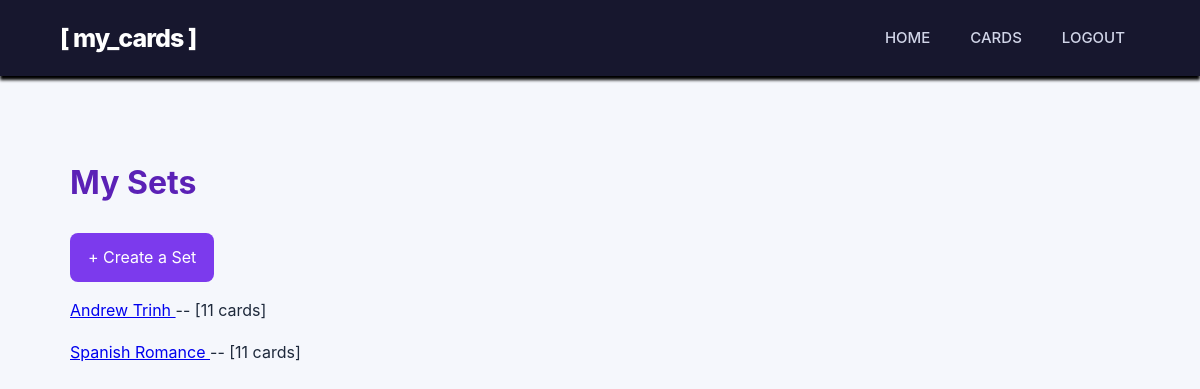
Screenshot of /sets (signed in) with the database file from the repository.
### papo_cito.py (models this page shows)
class CardSet(db.Model):
    __tablename__ = "card_sets"
    id = db.Column(db.Integer, primary_key=True)
    name = db.Column(db.String(100), nullable=False)
    user_id = db.Column(db.Integer, db.ForeignKey("pot_users.id"), nullable=False)
    cards = db.relationship("Card", secondary=card_set_cards, backref=db.backref("sets", lazy="select"))

### papo_cito.py (the view)
@app.route("/sets")
def my_sets():
    if "user_id" not in session:
        return redirect(url_for("login"))
    sets = CardSet.query.filter_by(
            user_id=session["user_id"]
            ).order_by(CardSet.id.asc()).all()
    return render_template("sets.html", sets=sets)

### templates/sets.html (shortened to what this page needs)
{% extends "base.html" %}
{% block content %}
<div class="cards-page">
	<h1>My Sets</h1>
	<a class="create-button"
	   href="{{ url_for('create_set') }}">
		+ Create a Set
	</a>
	{% for card_set in sets %}
		<p>
		<a href="{{ url_for("view_set", set_id=card_set.id) }}">
				{{ card_set.name }}
		</a>
			-- [{{ card_set.cards|length }} cards]
		</p>
	{% else %}
		<p>You haven't created any sets yet.</p>
	{% endfor %}
</div>
{% endblock %}

### static/css/style.css (style rules this page uses)
:root { --primary: #635bff; --primary-dark: #4f46e5; --background: #f5f7fc; --surface: #ffffff; --text: #1e293b; --muted: #64748b; --border: #e2e8f0; }
* { box-sizing: border-box; }
body { margin: 0; font-family: -apple-system, BlinkMacSystemFont, "Segoe UI", Roboto, sans-serif; background: var(--background); color: var(--text); line-height: 1.6; }
.cards-page { max-width: 1100px; margin:40px auto; padding: 20px; }
.cards-page h1 { color: #5b21b6; margin-bottom: 24px; }
.create-button { display: inline-block; padding: 12px 18px; border-radius: 8px; background: #7c3aed; color: white; text-decoration: none; }

### rows the page displays
CardSet: name "Andrew Trinh", cards|length "11"
CardSet: name "Spanish Romance", cards|length "11"
